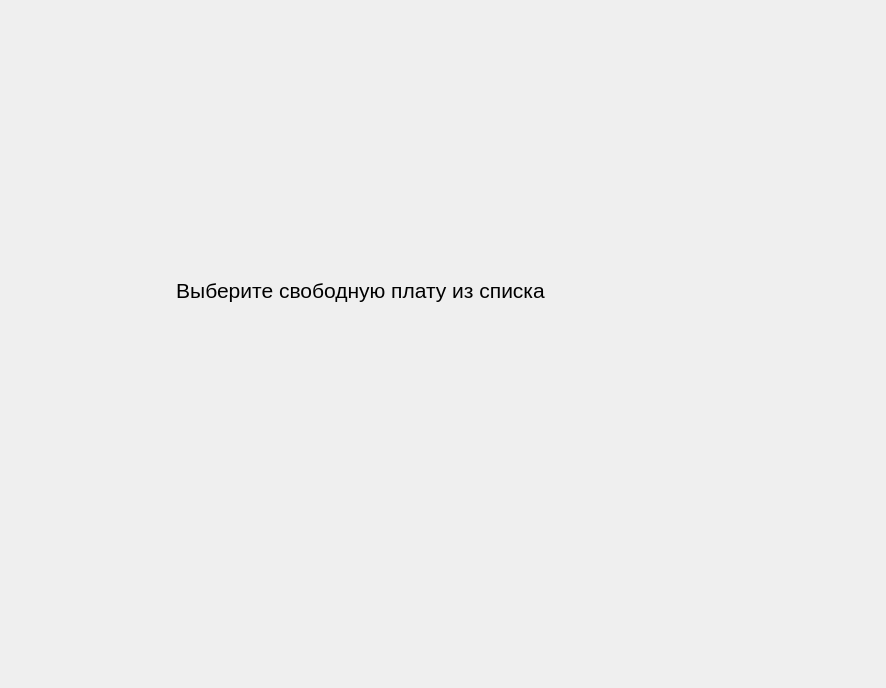
<?xml version="1.0" encoding="UTF-8"?>
<ui version="4.0">
 <class>DlgCustClass</class>
 <widget class="QWidget" name="DlgCustClass">
  <property name="geometry">
   <rect>
    <x>0</x>
    <y>0</y>
    <width>886</width>
    <height>688</height>
   </rect>
  </property>
  <property name="windowTitle">
   <string>DlgCust</string>
  </property>
  <widget class="QWidget" name="widCust" native="true">
   <property name="geometry">
    <rect>
     <x>0</x>
     <y>0</y>
     <width>891</width>
     <height>691</height>
    </rect>
   </property>
   <widget class="QLabel" name="laGetBoard">
    <property name="geometry">
     <rect>
      <x>120</x>
      <y>270</y>
      <width>481</width>
      <height>41</height>
     </rect>
    </property>
    <property name="font">
     <font>
      <pointsize>16</pointsize>
     </font>
    </property>
    <property name="text">
     <string>Выберите свободную плату из списка</string>
    </property>
    <property name="alignment">
     <set>Qt::AlignCenter</set>
    </property>
   </widget>
  </widget>
 </widget>
 <layoutdefault spacing="6" margin="11"/>
 <resources/>
 <connections/>
</ui>
